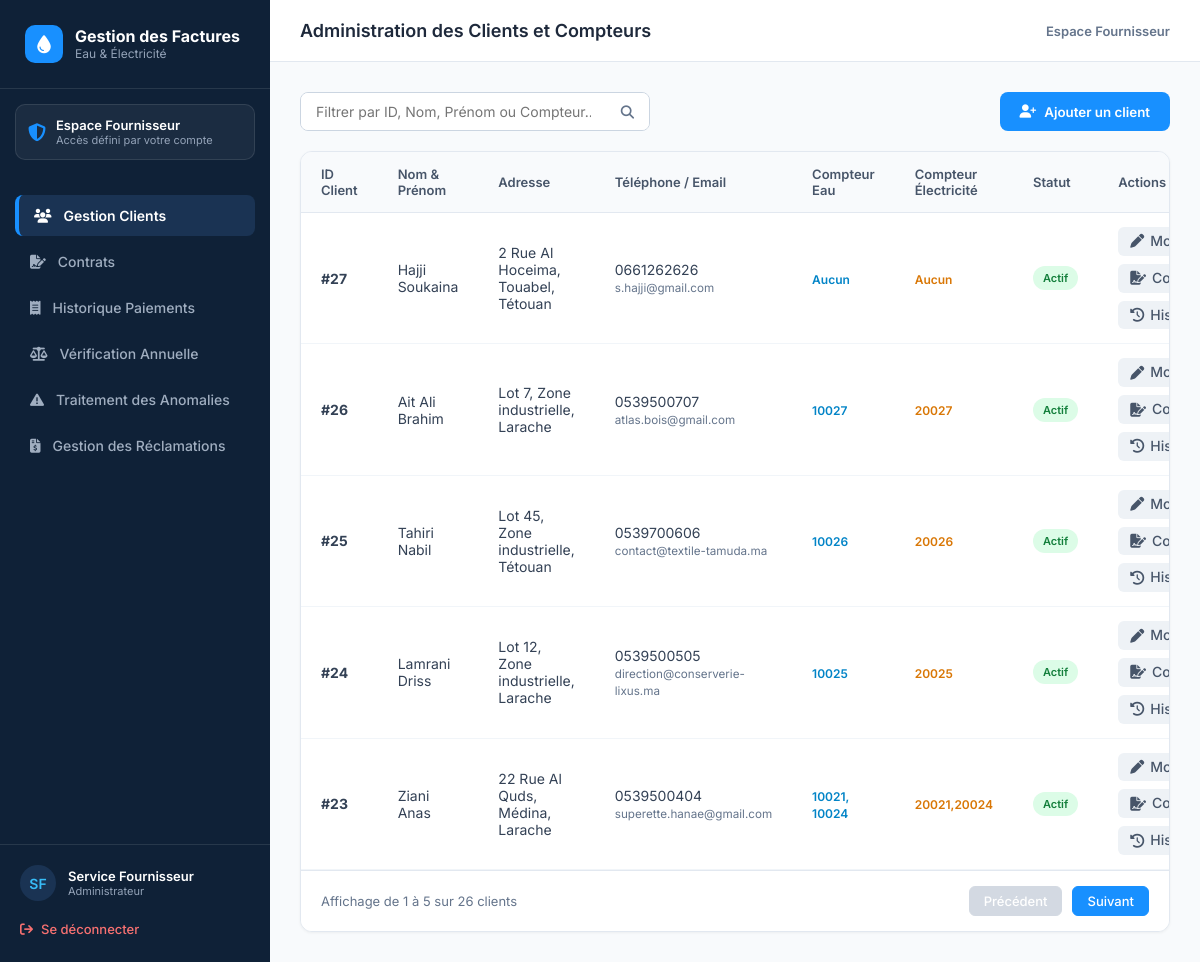
Page /index.php?page=gestion_client (signed in) on the committed database.
### tables this page shows
CREATE TABLE `client` (
  `ID_Client` int(11) NOT NULL AUTO_INCREMENT,
  `Nom` varchar(100) NOT NULL,
  `Prenom` varchar(100) NOT NULL,
  `Adresse` varchar(255) DEFAULT NULL,
  `Telephone` varchar(20) DEFAULT NULL,
  `Email` varchar(150) NOT NULL,
  `Password` varchar(255) NOT NULL,
  `ID_Admin` int(11) DEFAULT NULL,
  `Date_Creation` datetime DEFAULT current_timestamp(),
  `Derniere_Connexion` datetime DEFAULT NULL,
  `Actif` tinyint(1) NOT NULL DEFAULT 1,
  PRIMARY KEY (`ID_Client`),
  UNIQUE KEY `Email` (`Email`),
  KEY `fk_client_admin` (`ID_Admin`),
  CONSTRAINT `fk_client_admin` FOREIGN KEY (`ID_Admin`) REFERENCES `admin` (`ID_Admin`) ON DELETE SET NULL ON UPDATE CASCADE
);

### IHM/fournisseur/gestion_client.php (the view, shortened to what this page needs)
<?php
$search = isset($_GET['search']) ? trim($_GET['search']) : '';
$pageActuelle = isset($_GET['p']) ? (int)$_GET['p'] : 1;
$parPage = 5;
$cnx = Connexion();
$sqlCount = "SELECT COUNT(DISTINCT c.ID_Client) as total FROM client c LEFT JOIN compteur cp ON c.ID_Client = cp.ID_Client";
$resCount = mysqli_query($cnx, $sqlCount);
$totalClients = mysqli_fetch_assoc($resCount)['total'] ?? 0;
$totalPages = ceil($totalClients / $parPage);
$debut = ($pageActuelle - 1) * $parPage;
$sql = "SELECT c.*,
        GROUP_CONCAT(DISTINCT CASE WHEN cp.Type_Compteur = 'Eau' THEN cp.ID_Compteur END SEPARATOR ', ') as compteur_eau_ids,
        GROUP_CONCAT(DISTINCT CASE WHEN cp.Type_Compteur = 'Electricite' THEN cp.ID_Compteur END) as compteur_elec_ids
        FROM client c
        LEFT JOIN compteur cp ON c.ID_Client = cp.ID_Client";
$sql .= " GROUP BY c.ID_Client ORDER BY c.ID_Client DESC LIMIT $debut, $parPage";
$result = mysqli_query($cnx, $sql);
$clients = [];
while ($row = mysqli_fetch_assoc($result)) {
    $clients[] = $row;
}
$debutAffichage = ($totalClients > 0) ? $debut + 1 : 0;
$finAffichage = min($debut + $parPage, $totalClients);
?>
<!DOCTYPE html>
<html lang="fr">
<head>
    <link rel="stylesheet" href="https://cdnjs.cloudflare.com/ajax/libs/font-awesome/6.4.0/css/all.min.css">
</head>
<body>
    <div class="sidebar">
        <div class="sidebar-brand">
            <div class="logo-icon"><i class="fa-solid fa-droplet"></i></div>
            <div>
                <div class="brand-text">Gestion des Factures</div>
                <div class="brand-sub">Eau & Électricité</div>
            </div>
        </div>
        <div class="sidebar-card-box">
            <i class="fa-solid fa-shield-halved"></i>
            <div>
                <div class="box-title">Espace Fournisseur</div>
                <div class="box-sub">Accès défini par votre compte</div>
            </div>
        </div>
        <?php require __DIR__ . '/menu.php'; ?>
        <div class="sidebar-footer">
            <div class="user-profile">
                <div class="user-avatar">SF</div>
                <div class="user-info">
                    <div class="user-name">Service Fournisseur</div>
                    <div class="user-role">Administrateur</div>
                </div>
            </div>
            <a href="index.php?page=logout" class="logout-btn"><i class="fa-solid fa-arrow-right-from-bracket"></i> Se déconnecter</a>
        </div>
    </div>
    <div class="main-content">
        <div class="header">
            <h1>Administration des Clients et Compteurs</h1>
            <div style="font-weight: 600; color: #64748B; font-size: 13px;">Espace Fournisseur</div>
        </div>
        <div class="container">
            <div class="action-bar">
                <form method="GET" action="index.php" class="search-box">
                    <input type="text" name="search" placeholder="Filtrer par ID, Nom, Prénom ou Compteur..." value="<?php echo htmlspecialchars($search); ?>">
                    <button type="submit"><i class="fa-solid fa-search"></i></button>
                </form>
                <button class="btn-primary" onclick="openModal('addModal')"><i class="fa-solid fa-user-plus"></i> Ajouter un client</button>
            </div>
            <div class="table-card">
                <table>
                    <thead>
                        <tr>
                            <th>ID Client</th>
                            <th>Nom & Prénom</th>
                            <th>Adresse</th>
                            <th>Téléphone / Email</th>
                            <th>Compteur Eau</th>
                            <th>Compteur Électricité</th>
                            <th>Statut</th>
                            <th>Actions</th>
                        </tr>
                    </thead>
                    <tbody>
                        <?php if (empty($clients)): ?>
                            <tr><td colspan="8" style="text-align: center; color: #94A3B8; padding: 30px;">Aucun client trouvé.</td></tr>
                        <?php else: ?>
                            <?php foreach ($clients as $client): ?>
                            <tr>
                                <td><strong>#<?php echo $client['ID_Client']; ?></strong></td>
                                <td><?php echo htmlspecialchars($client['Nom'] . ' ' . $client['Prenom']); ?></td>
                                <td><?php echo htmlspecialchars($client['Adresse']); ?></td>
                                <td><?php echo htmlspecialchars($client['Telephone']); ?><br><small style="color: #64748B;"><?php echo htmlspecialchars($client['Email']); ?></small></td>
                                <td>
                                    <span style="font-size: 12px; font-weight: 600; color: #0284C7;">
                                        <?php echo !empty($client['compteur_eau_ids']) ? htmlspecialchars($client['compteur_eau_ids']) : 'Aucun'; ?>
                                    </span>
                                </td>
                                <td>
                                    <span style="font-size: 12px; font-weight: 600; color: #D97706;">
                                        <?php echo !empty($client['compteur_elec_ids']) ? htmlspecialchars($client['compteur_elec_ids']) : 'Aucun'; ?>
                                    </span>
                                </td>
                                <td>
                                    <span class="badge badge-actif">Actif</span>
                                </td>
                                                                <td>
                                    <div class="actions-cell">
                                        <button class="btn-action" onclick="openEditModal(
                                            '<?php echo $client['ID_Client']; ?>',
                                            '<?php echo addslashes($client['Nom']); ?>',
                                            '<?php echo addslashes($client['Prenom']); ?>',
                                            '<?php echo addslashes($client['Adresse']); ?>',
                                            '<?php echo addslashes($client['Telephone']); ?>',
                                            '<?php echo addslashes($client['Email']); ?>',
                                            '<?php echo addslashes($client['compteur_eau_ids'] ?? ''); ?>',
                                            '<?php echo addslashes($client['compteur_elec_ids'] ?? ''); ?>'
                                        )"><i class="fa-solid fa-pen"></i> Modifier</button>
                                        <a class="btn-action" href="index.php?page=contrats&client=<?php echo (int) $client['ID_Client']; ?>"><i class="fa-solid fa-file-signature"></i> Contrats</a>
                                        <a class="btn-action" href="index.php?page=historique_compteurs&client=<?php echo (int) $client['ID_Client']; ?>"><i class="fa-solid fa-clock-rotate-left"></i> Historique</a>
                                    </div>
                                </td>
                            </tr>
                            <?php endforeach; ?>
                        <?php endif; ?>
                    </tbody>
                </table>
                <div class="pagination-footer">
                    <div>
                        Affichage de <?php echo $debutAffichage; ?> à <?php echo $finAffichage; ?> sur <?php echo $totalClients; ?> clients
                    </div>
                    <div class="pagination-buttons">
                        <?php if ($pageActuelle > 1): ?>
                            <a href="index.php?page=gestion_client&search=<?php echo urlencode($search); ?>&p=<?php echo $pageActuelle - 1; ?>" class="page-btn">Précédent</a>
                        <?php else: ?>
                            <span class="page-btn disabled">Précédent</span>
                        <?php endif; ?>
                        <?php if ($pageActuelle < $totalPages): ?>
                            <a href="index.php?page=gestion_client&search=<?php echo urlencode($search); ?>&p=<?php echo $pageActuelle + 1; ?>" class="page-btn">Suivant</a>
                        <?php else: ?>
                            <span class="page-btn disabled">Suivant</span>
                        <?php endif; ?>
                    </div>
                </div>
            </div>
        </div>
    </div>
</body>
</html>

### rows in the picture
client: ID_Client "27", Nom+Prenom "Hajji Soukaina", Adresse "2 Rue Al Hoceima, Touabel, Tétouan", Telephone "0661262626", Email "s.hajji@gmail.com", shows "Aucun"
client: ID_Client "26", Nom+Prenom "Ait Ali Brahim", Adresse "Lot 7, Zone industrielle, Larache", Telephone "0539500707", Email "atlas.bois@gmail.com", compteur_eau_ids "10027", compteur_elec_ids "20027"
client: ID_Client "25", Nom+Prenom "Tahiri Nabil", Adresse "Lot 45, Zone industrielle, Tétouan", Telephone "0539700606", Email "contact@textile-tamuda.ma", compteur_eau_ids "10026", compteur_elec_ids "20026"
client: ID_Client "24", Nom+Prenom "Lamrani Driss", Adresse "Lot 12, Zone industrielle, Larache", Telephone "0539500505", Email "direction@conserverie-lixus.ma", compteur_eau_ids "10025", compteur_elec_ids "20025"
client: ID_Client "23", Nom+Prenom "Ziani Anas", Adresse "22 Rue Al Quds, Médina, Larache", Telephone "0539500404", Email "superette.hanae@gmail.com", compteur_eau_ids "10021, 10024", compteur_elec_ids "20021,20024"

### other values in the picture
$libelle "Gestion Clients"
$libelle "Contrats"
$libelle "Historique Paiements"
$libelle "Vérification Annuelle"
$libelle "Traitement des Anomalies"
$libelle "Gestion des Réclamations"
$debutAffichage "1"
$finAffichage "5"
$totalClients "26"
